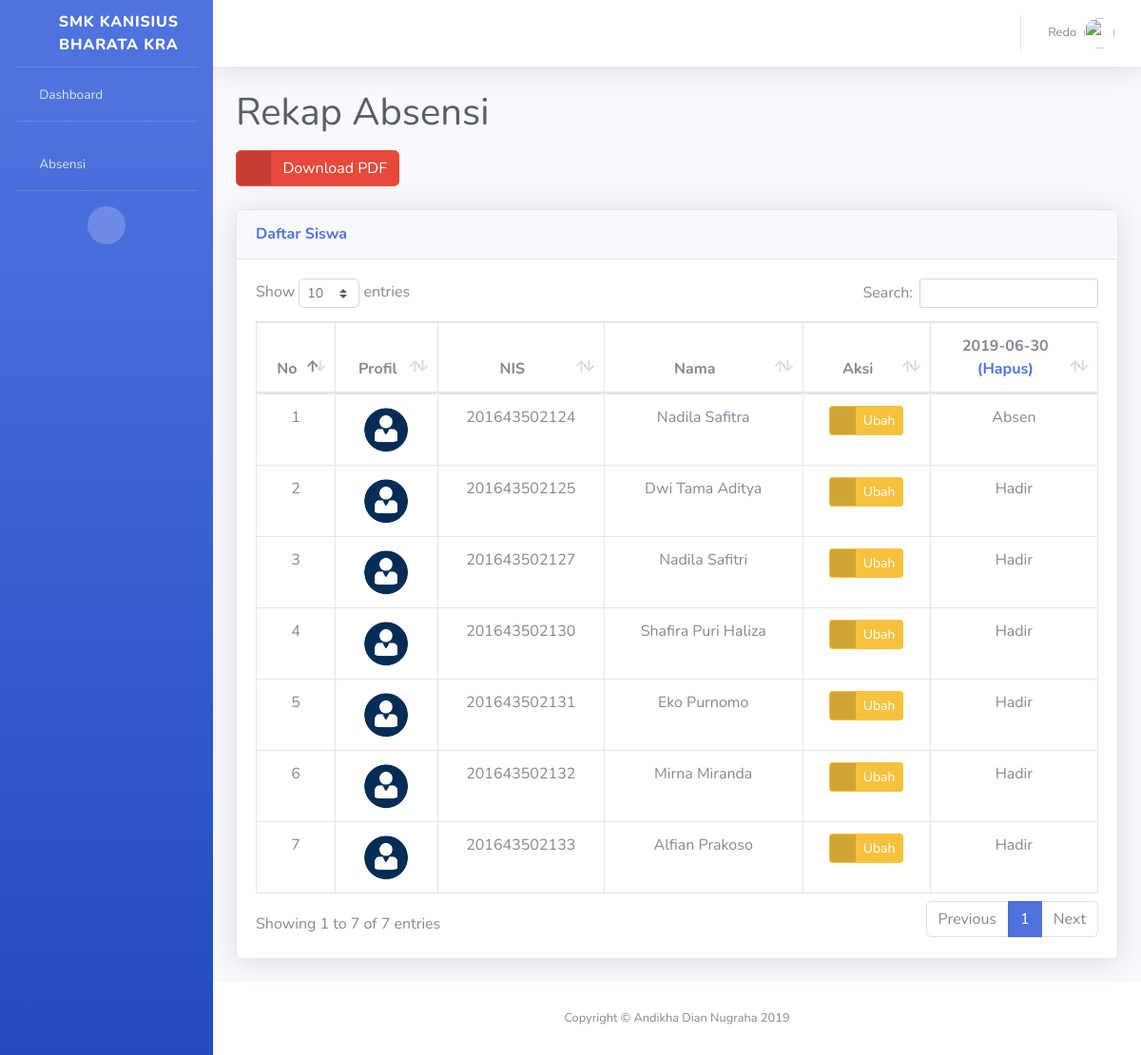
The app's page /rekapabsensi.php?kelas=001 (signed in) with its own data.
### tables this page shows
CREATE TABLE `mahasiswa` (
  `npm` varchar(15) NOT NULL,
  `nama` varchar(30) NOT NULL,
  `jk` enum('Pria','Wanita') NOT NULL,
  `tgl_lahir` date NOT NULL,
  `alamat` varchar(255) NOT NULL,
  `id_kelas` varchar(11) NOT NULL,
  `foto` varchar(255) NOT NULL
);

CREATE TABLE `absensi` (
  `id_absen` int(11) NOT NULL,
  `jadwal` date NOT NULL,
  `keterangan` enum('Hadir','Sakit','Izin','Absen') NOT NULL,
  `id_kelas` varchar(11) NOT NULL,
  `npm` varchar(15) NOT NULL
);

### rekapabsensi.php (the view, shortened to what this page needs)
<?php
	include "koneksi.php";
	$dosen_name = $_SESSION["dosen_user_name"];
	$dosen_foto = $_SESSION["dosen_user_foto"];
?>
<!DOCTYPE html>
<html lang="en">
<head>
  <link href="vendor/fontawesome-free/css/all.min.css" rel="stylesheet" type="text/css">
  <link href="css/sb-admin-2.min.css" rel="stylesheet">
  <link href="vendor/datatables/dataTables.bootstrap4.min.css" rel="stylesheet">
</head>
<body id="page-top">
  <div id="wrapper">
    <ul class="navbar-nav bg-gradient-primary sidebar sidebar-dark accordion" id="accordionSidebar">
      <a class="sidebar-brand d-flex align-items-center justify-content-center" href="index.php">
        <div class="sidebar-brand-icon">
          <i class="fas fa-university"></i>
        </div>
        <div class="sidebar-brand-text mx-3">SMK Kanisius Bharata Kra</div>
      </a>
      <hr class="sidebar-divider my-0">
      <li class="nav-item">
        <a class="nav-link" href="index.php">
          <i class="fas fa-fw fa-tachometer-alt"></i>
          <span>Dashboard</span></a>
      </li>
      <hr class="sidebar-divider">
      <li class="nav-item">
        <a class="nav-link" href="absensi.php">
          <i class="fas fa-fw fa-user-check"></i>
          <span>Absensi</span></a>
      </li>
      <hr class="sidebar-divider d-none d-md-block">
      <div class="text-center d-none d-md-inline">
        <button class="rounded-circle border-0" id="sidebarToggle"></button>
      </div>
    </ul>
    <div id="content-wrapper" class="d-flex flex-column">
      <div id="content">
        <nav class="navbar navbar-expand navbar-light bg-white topbar mb-4 static-top shadow">
          <ul class="navbar-nav ml-auto">
            <li class="nav-item dropdown no-arrow">
              <a class="nav-link dropdown-toggle" href="#" id="userDropdown" role="button" data-toggle="dropdown" aria-haspopup="true" aria-expanded="false">
                <span class="mr-2 d-none d-lg-inline text-gray-600 small"><?= $dosen_name ;?></span>
                <img class="img-profile rounded-circle" src="img/<?= $dosen_foto; ?>">
              </a>
            </li>
          </ul>
        </nav>
        <div class="container-fluid">
        <?php
		  $id_kelas=$_GET['kelas'];
          $sql="SELECT DISTINCT(jadwal) FROM absensi WHERE id_kelas='$id_kelas'";
		  $query=mysqli_query($koneksi,$sql);
	  ?>
          <h1 class="mb-3 text-gray-800">Rekap Absensi</h1>
            <a href="cetakabsensi.php?kelas=<?=$id_kelas;?>" class="btn btn-danger mb-4 btn-icon-split">
            <span class="icon text-gray-100">
                <i class="fas fa-file"></i>
            </span>
            <span class="text">Download PDF</span>
            </a>
          <div class="card shadow mb-4">
            <div class="card-header py-3">
              <h6 class="m-0 font-weight-bold text-primary">Daftar Siswa </h6>
            </div>
            <div class="card-body">
              <div class="table-responsive">
                  <table class="table table-bordered" id="dataTable" width="100%" cellspacing="0">
                  <thead>
                    <tr align="center">
                      <th>No</th>
                      <th>Profil</th>
                      <th>NIS</th>
                      <th>Nama</th>
                      <th>Aksi</th>
                      <?php
						while ($data=mysqli_fetch_array($query)){?>
						     <th><?=$data[0].' '?><br><a href="hapusabsensi.php?id=<?=$id_kelas?>&jadwal=<?=$data[0]?>">(Hapus)</a></th>
						<?php }?>
                    </tr>
                  </thead>
                  <tbody align="center">
                    <?php
                    $id_kelas=$_GET['kelas'];
                    $sql="SELECT * FROM mahasiswa WHERE id_kelas='$id_kelas'";
                    $query=mysqli_query($koneksi,$sql);
                    $i = 1;
                    while ($data=mysqli_fetch_array($query)){
                        $npm=$data["npm"];
                        $nama=$data["nama"];
                    ?>
                    <tr>
                      <td><?=$i++;?></td>
                      <td><img class="img-profile rounded-circle" style="width:50px;height:50px;" src="img/<?= $data["foto"];?>"></td>
                      <td><?= $npm;?></td>
                      <td><?= $nama;?></td>
                      <td> <a href="detaileditabsensi.php?kelas=<?=$id_kelas;?>&npm=<?=$npm;?>" class="btn btn-warning btn-icon-split btn-sm">
                                <span class="icon text-white-50">
                                <i class="fas fa-edit"></i>
                                </span>
                                <span class="text">Ubah</span>
                            </a></td>
                            <?php
                            $sqla="SELECT * FROM absensi WHERE npm='$npm'";
                            $querya=mysqli_query($koneksi,$sqla);
                            while($data2=mysqli_fetch_array($querya)){
                            ?>
                                <td><?php echo $data2["keterangan"]; ?></td>
                            <?php } ?>
                            </tr>
                    <?php } ?>
                    </tbody>
                </table>
            </div>
            </div>
          </div>
        </div>
      </div>
      <footer class="sticky-footer bg-white">
        <div class="container my-auto">
          <div class="copyright text-center my-auto">
            <span>Copyright &copy; Andikha Dian Nugraha 2019</span>
          </div>
        </div>
      </footer>
    </div>
  </div>
</body>
</html>

### records on screen
mahasiswa: foto (placeholder picture), npm "201643502124", nama "Nadila Safitra"
absensi: keterangan "Absen"
mahasiswa: foto (placeholder picture), npm "201643502125", nama "Dwi Tama Aditya"
absensi: keterangan "Hadir"
mahasiswa: foto (placeholder picture), npm "201643502127", nama "Nadila Safitri"
absensi: keterangan "Hadir"
mahasiswa: foto (placeholder picture), npm "201643502130", nama "Shafira Puri Haliza"
absensi: keterangan "Hadir"
mahasiswa: foto (placeholder picture), npm "201643502131", nama "Eko Purnomo"
absensi: keterangan "Hadir"
mahasiswa: foto (placeholder picture), npm "201643502132", nama "Mirna Miranda"
absensi: keterangan "Hadir"
mahasiswa: foto (placeholder picture), npm "201643502133", nama "Alfian Prakoso"
absensi: keterangan "Hadir"

### other values on screen
$dosen_name "Redo"
$data[0] "2019-06-30"
